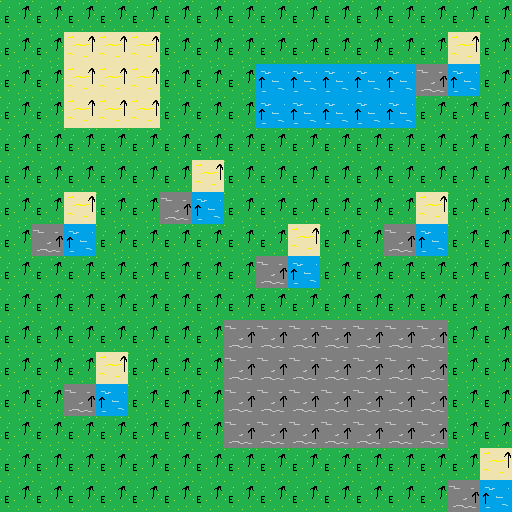

The image is a tile-based game level rendered from a .tmx file. Its description and complete source (layers, tilesets, objects, tile grids) follow:
An orthogonal 16x16 tile map with 32x32 px tiles, 1 tile layer (Tile Layer 1).

<map version="1.0" orientation="orthogonal" renderorder="right-down" width="16" height="16" tilewidth="32" tileheight="32" nextobjectid="1">
 <tileset firstgid="1" name="Basic" tilewidth="32" tileheight="32" tilecount="4">
  <image source="../Images/Sheets/Sheet1.png" width="64" height="64" />
 </tileset>
 <layer name="Tile Layer 1" width="16" height="16">
  <data>
   <tile gid="1" />
   <tile gid="1" />
   <tile gid="1" />
   <tile gid="1" />
   <tile gid="1" />
   <tile gid="1" />
   <tile gid="1" />
   <tile gid="1" />
   <tile gid="1" />
   <tile gid="1" />
   <tile gid="1" />
   <tile gid="1" />
   <tile gid="1" />
   <tile gid="1" />
   <tile gid="1" />
   <tile gid="1" />
   <tile gid="1" />
   <tile gid="1" />
   <tile gid="2" />
   <tile gid="2" />
   <tile gid="2" />
   <tile gid="1" />
   <tile gid="1" />
   <tile gid="1" />
   <tile gid="1" />
   <tile gid="1" />
   <tile gid="1" />
   <tile gid="1" />
   <tile gid="1" />
   <tile gid="1" />
   <tile gid="2" />
   <tile gid="1" />
   <tile gid="1" />
   <tile gid="1" />
   <tile gid="2" />
   <tile gid="2" />
   <tile gid="2" />
   <tile gid="1" />
   <tile gid="1" />
   <tile gid="1" />
   <tile gid="4" />
   <tile gid="4" />
   <tile gid="4" />
   <tile gid="4" />
   <tile gid="4" />
   <tile gid="3" />
   <tile gid="4" />
   <tile gid="1" />
   <tile gid="1" />
   <tile gid="1" />
   <tile gid="2" />
   <tile gid="2" />
   <tile gid="2" />
   <tile gid="1" />
   <tile gid="1" />
   <tile gid="1" />
   <tile gid="4" />
   <tile gid="4" />
   <tile gid="4" />
   <tile gid="4" />
   <tile gid="4" />
   <tile gid="1" />
   <tile gid="1" />
   <tile gid="1" />
   <tile gid="1" />
   <tile gid="1" />
   <tile gid="1" />
   <tile gid="1" />
   <tile gid="1" />
   <tile gid="1" />
   <tile gid="1" />
   <tile gid="1" />
   <tile gid="1" />
   <tile gid="1" />
   <tile gid="1" />
   <tile gid="1" />
   <tile gid="1" />
   <tile gid="1" />
   <tile gid="1" />
   <tile gid="1" />
   <tile gid="1" />
   <tile gid="1" />
   <tile gid="1" />
   <tile gid="1" />
   <tile gid="1" />
   <tile gid="1" />
   <tile gid="2" />
   <tile gid="1" />
   <tile gid="1" />
   <tile gid="1" />
   <tile gid="1" />
   <tile gid="1" />
   <tile gid="1" />
   <tile gid="1" />
   <tile gid="1" />
   <tile gid="1" />
   <tile gid="1" />
   <tile gid="1" />
   <tile gid="2" />
   <tile gid="1" />
   <tile gid="1" />
   <tile gid="3" />
   <tile gid="4" />
   <tile gid="1" />
   <tile gid="1" />
   <tile gid="1" />
   <tile gid="1" />
   <tile gid="1" />
   <tile gid="1" />
   <tile gid="2" />
   <tile gid="1" />
   <tile gid="1" />
   <tile gid="1" />
   <tile gid="3" />
   <tile gid="4" />
   <tile gid="1" />
   <tile gid="1" />
   <tile gid="1" />
   <tile gid="1" />
   <tile gid="1" />
   <tile gid="1" />
   <tile gid="2" />
   <tile gid="1" />
   <tile gid="1" />
   <tile gid="3" />
   <tile gid="4" />
   <tile gid="1" />
   <tile gid="1" />
   <tile gid="1" />
   <tile gid="1" />
   <tile gid="1" />
   <tile gid="1" />
   <tile gid="1" />
   <tile gid="1" />
   <tile gid="1" />
   <tile gid="1" />
   <tile gid="3" />
   <tile gid="4" />
   <tile gid="1" />
   <tile gid="1" />
   <tile gid="1" />
   <tile gid="1" />
   <tile gid="1" />
   <tile gid="1" />
   <tile gid="1" />
   <tile gid="1" />
   <tile gid="1" />
   <tile gid="1" />
   <tile gid="1" />
   <tile gid="1" />
   <tile gid="1" />
   <tile gid="1" />
   <tile gid="1" />
   <tile gid="1" />
   <tile gid="1" />
   <tile gid="1" />
   <tile gid="1" />
   <tile gid="1" />
   <tile gid="1" />
   <tile gid="1" />
   <tile gid="1" />
   <tile gid="1" />
   <tile gid="1" />
   <tile gid="1" />
   <tile gid="1" />
   <tile gid="1" />
   <tile gid="1" />
   <tile gid="3" />
   <tile gid="3" />
   <tile gid="3" />
   <tile gid="3" />
   <tile gid="3" />
   <tile gid="3" />
   <tile gid="3" />
   <tile gid="1" />
   <tile gid="1" />
   <tile gid="1" />
   <tile gid="1" />
   <tile gid="1" />
   <tile gid="2" />
   <tile gid="1" />
   <tile gid="1" />
   <tile gid="1" />
   <tile gid="3" />
   <tile gid="3" />
   <tile gid="3" />
   <tile gid="3" />
   <tile gid="3" />
   <tile gid="3" />
   <tile gid="3" />
   <tile gid="1" />
   <tile gid="1" />
   <tile gid="1" />
   <tile gid="1" />
   <tile gid="3" />
   <tile gid="4" />
   <tile gid="1" />
   <tile gid="1" />
   <tile gid="1" />
   <tile gid="3" />
   <tile gid="3" />
   <tile gid="3" />
   <tile gid="3" />
   <tile gid="3" />
   <tile gid="3" />
   <tile gid="3" />
   <tile gid="1" />
   <tile gid="1" />
   <tile gid="1" />
   <tile gid="1" />
   <tile gid="1" />
   <tile gid="1" />
   <tile gid="1" />
   <tile gid="1" />
   <tile gid="1" />
   <tile gid="3" />
   <tile gid="3" />
   <tile gid="3" />
   <tile gid="3" />
   <tile gid="3" />
   <tile gid="3" />
   <tile gid="3" />
   <tile gid="1" />
   <tile gid="1" />
   <tile gid="1" />
   <tile gid="1" />
   <tile gid="1" />
   <tile gid="1" />
   <tile gid="1" />
   <tile gid="1" />
   <tile gid="1" />
   <tile gid="1" />
   <tile gid="1" />
   <tile gid="1" />
   <tile gid="1" />
   <tile gid="1" />
   <tile gid="1" />
   <tile gid="1" />
   <tile gid="1" />
   <tile gid="2" />
   <tile gid="1" />
   <tile gid="1" />
   <tile gid="1" />
   <tile gid="1" />
   <tile gid="1" />
   <tile gid="1" />
   <tile gid="1" />
   <tile gid="1" />
   <tile gid="1" />
   <tile gid="1" />
   <tile gid="1" />
   <tile gid="1" />
   <tile gid="1" />
   <tile gid="1" />
   <tile gid="3" />
   <tile gid="4" />
  </data>
 </layer>
</map>